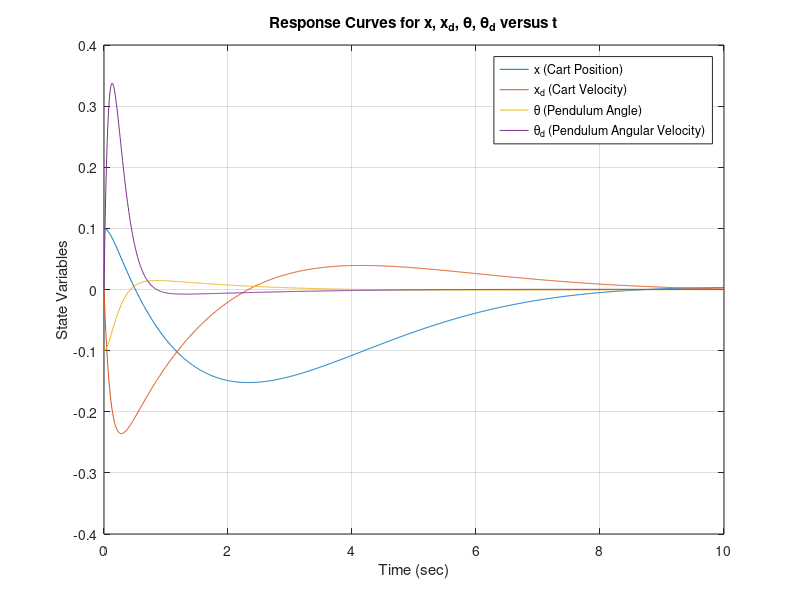

Write MATLAB code to recreate this figure.
 clc; 
 M = 2.7582989593438584919;  %% Mass of cart (kg)
 m = 0.96730709424135585817;  %% Mass of pendulum (kg)
 l = 0.5/2;  %% Length of pendulum (m)
 g = 9.81; %% Gravitational acceleration (m/s^2)

 %% x
 %% x_dot
 %% theta
 %% theta_dot

 A = [ 0  1  0  0;
       0  0  -((m*g)/(M))  0;
       0  0  0  1;
       0  0  (((M+m)*g)/(l*M))  0;
      ];

 B = [ 0;
       (1/M);
       0;
       (-(1)/(l*M));
      ];



Q = [ 2       0     0     0;
      0       2     0     0;
      0       0     200    0;
      0       0      0    2;
      ];

R = [1];

[K,P,E] = lqr(A,B,Q,R);

fprintf("%f, %f, %f, %f\n", K(1), K(2), K(3), K(4))

AA = A - B*K; % Closed-loop dynamics
BB = B;
CC = eye(4);  % Output all states
DD = zeros(4, 1); % No direct input to output

% Simulate with initial conditions
x0 = [0.1; 0; -0.1; 0]; % Initial conditions: small perturbations
t = 0:0.01:10;  % Simulation time

% Simulate the system using initial conditions
[y, t, x] = initial(ss(AA, B, CC, DD), x0, t);

% Plot the results
figure;
plot(t, x(:,1), t, x(:,2), t, x(:,3), t, x(:,4));
grid on;
title('Response Curves for x, x_d, \theta, \theta_d versus t');
xlabel('Time (sec)');
ylabel('State Variables');
legend('x (Cart Position)', 'x_d (Cart Velocity)', '\theta (Pendulum Angle)', '\theta_d (Pendulum Angular Velocity)');
